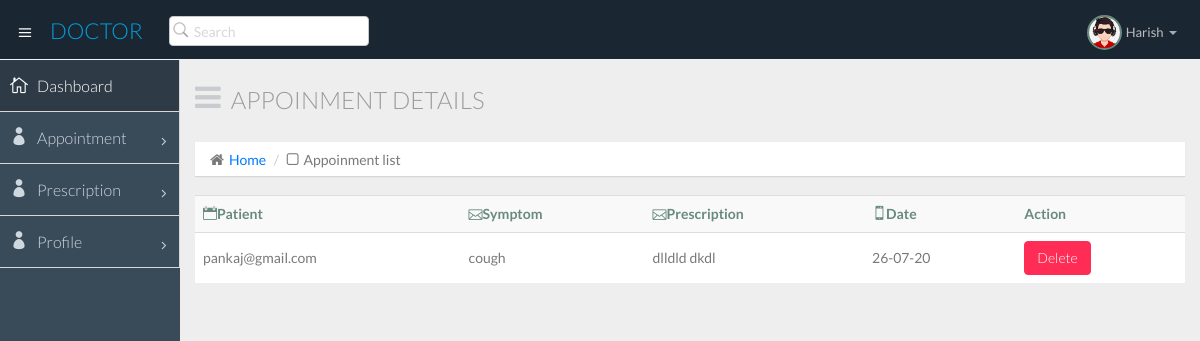
The app's page /doctor/view_prescription.php (signed in) with its own data.
### tables this page shows
CREATE TABLE `doctor_list` (
  `did` int(11) NOT NULL,
  `name` varchar(50) NOT NULL,
  `image` varchar(50) NOT NULL,
  `speciality` varchar(100) NOT NULL,
  `fees` varchar(10) NOT NULL,
  `address` varchar(100) NOT NULL,
  `description` varchar(1500) NOT NULL,
  `emailid` varchar(50) NOT NULL,
  `contact` varchar(15) NOT NULL,
  `password` varchar(11) NOT NULL
);

CREATE TABLE `prescription` (
  `id` int(5) NOT NULL,
  `doctor` varchar(50) DEFAULT NULL,
  `patient` varchar(50) DEFAULT NULL,
  `symptom` varchar(200) DEFAULT NULL,
  `prescriptionmsg` longtext DEFAULT NULL,
  `pdate` varchar(50) DEFAULT NULL
);

### doctor/dbconfigure.php (called while the page is built, shortened)
<?php
$dbserver="127.0.0.1";
$dbuser="root";
$dbpwd="";
$dbname="doctors_appointment";
function my_select($query)
{
global $dbserver,$dbuser,$dbpwd,$dbname;
$cid=mysqli_connect($dbserver,$dbuser,$dbpwd,$dbname) or die("connection failed");
$rs=mysqli_query($cid,$query);
return $rs;
}
?>

### doctor/view_prescription.php (the view, shortened to what this page needs)
<?php
include "dbconfigure.php";
if(verifyuser())
{
$emailid = $_SESSION['semailid'];
}
else
{
header("location:login.php");
}
?>
<?php
  require('./comnpages/config.php');
    $sql="SELECT * FROM prescription where doctor='$emailid'";
  ?>
<!DOCTYPE html>
<html lang="en">
  <head>
    <link href="css/bootstrap.min.css" rel="stylesheet">
    <link href="css/bootstrap-theme.css" rel="stylesheet">
    <link href="css/elegant-icons-style.css" rel="stylesheet" />
    <link href="css/font-awesome.min.css" rel="stylesheet" />
    <link href="css/style.css" rel="stylesheet">
    <link href="css/style-responsive.css" rel="stylesheet" />
  </head>
  <body>
  <section id="container" class="">
      <?php require('./comnpages/header.php'); ?>
     <?php require('./comnpages/side.php'); ?>
      <section id="main-content">
          <section class="wrapper">
      <div class="row">
        <div class="col-lg-12">
          <h3 class="page-header"><i class="fa fa fa-bars"></i>Appoinment Details</h3>
          <ol class="breadcrumb">
            <li><i class="fa fa-home"></i><a href="index.html">Home</a></li>
            <li><i class="fa fa-square-o"></i>Appoinment list</li>
          </ol>
        </div>
      </div>
              <div class="row">
                  <div class="col-lg-12">
                      <section class="panel">
                          <table class="table table-striped table-advance table-hover">
                           <tbody>
                              <tr>
                                 <th><i class="icon_calendar"></i>Patient</th>
                                 <th><i class="icon_mail_alt"></i>Symptom</th>
                                 <th><i class="icon_mail_alt"></i>Prescription</th>
								 <th><i class="icon_mobile"></i>Date</th>
								 <th>Action</th>
                              </tr>
                <?php
                   $result=mysqli_query($conn,$sql);
                   if($result){
                   if(mysqli_num_rows($result)>0){
                  while($user=mysqli_fetch_array($result))
                         {
        ?>
                             <tr>
          <td><?=$user['patient']?></td>
          <td><?=$user['symptom']?></td>
          <td><?=$user['prescriptionmsg']?></td>
		  <td><?=$user['pdate']?></td>
		  <td><a href="deleteprescription.php?id=<?php echo $user['id']?>"><button class="btn btn-danger" onclick="return confirm('Are you sure?')">Delete</button></a></td>
        </tr>
          <?php
        }
         }}  ?>
         </table>
                      </section>
                  </div>
              </div>
          </section>
      </section>
  </section>
  </body>
</html>

### doctor/comnpages/header.php (shortened to what this page needs)
<header class="header dark-bg">
            <div class="toggle-nav">
                <div class="icon-reorder tooltips" data-original-title="Toggle Navigation" data-placement="bottom"><i class="icon_menu"></i></div>
            </div>
            <a href="index.html" class="logo">  <span class="lite">Doctor</span></a>
            <div class="nav search-row" id="top_menu">
                <ul class="nav top-menu">
                    <li>
                        <form class="navbar-form">
                            <input class="form-control" placeholder="Search" type="text">
                        </form>
                    </li>
                </ul>
            </div>
	<?php
$emailid5 = $_SESSION['semailid'];
$query5 = "select * from doctor_list where emailid='$emailid5'";
$rs5 = my_select($query5);
if($row5 = mysqli_fetch_array($rs5))
{
$doctorname5 = $row5[1];
$image5 = $row5[2];
$path5 = "../".$image5;
}
			?>
            <div class="top-nav notification-row">
                <ul class="nav pull-right top-menu">
                    <li class="dropdown">
                        <a data-toggle="dropdown" class="dropdown-toggle" href="#">
                            <span class="profile-ava">
                                <img alt="" src="<?=$path5?>" width=35 height=35>
                            </span>
                            <span class="username"><?=ucwords($doctorname5);?></span>
                            <b class="caret"></b>
                        </a>
                    </li>
                </ul>
            </div>
      </header>

### records on screen
doctor_list: image (picture), name "Harish"
prescription: patient "pankaj@gmail.com", symptom "cough", prescriptionmsg "dlldld dkdl", pdate "26-07-20"
